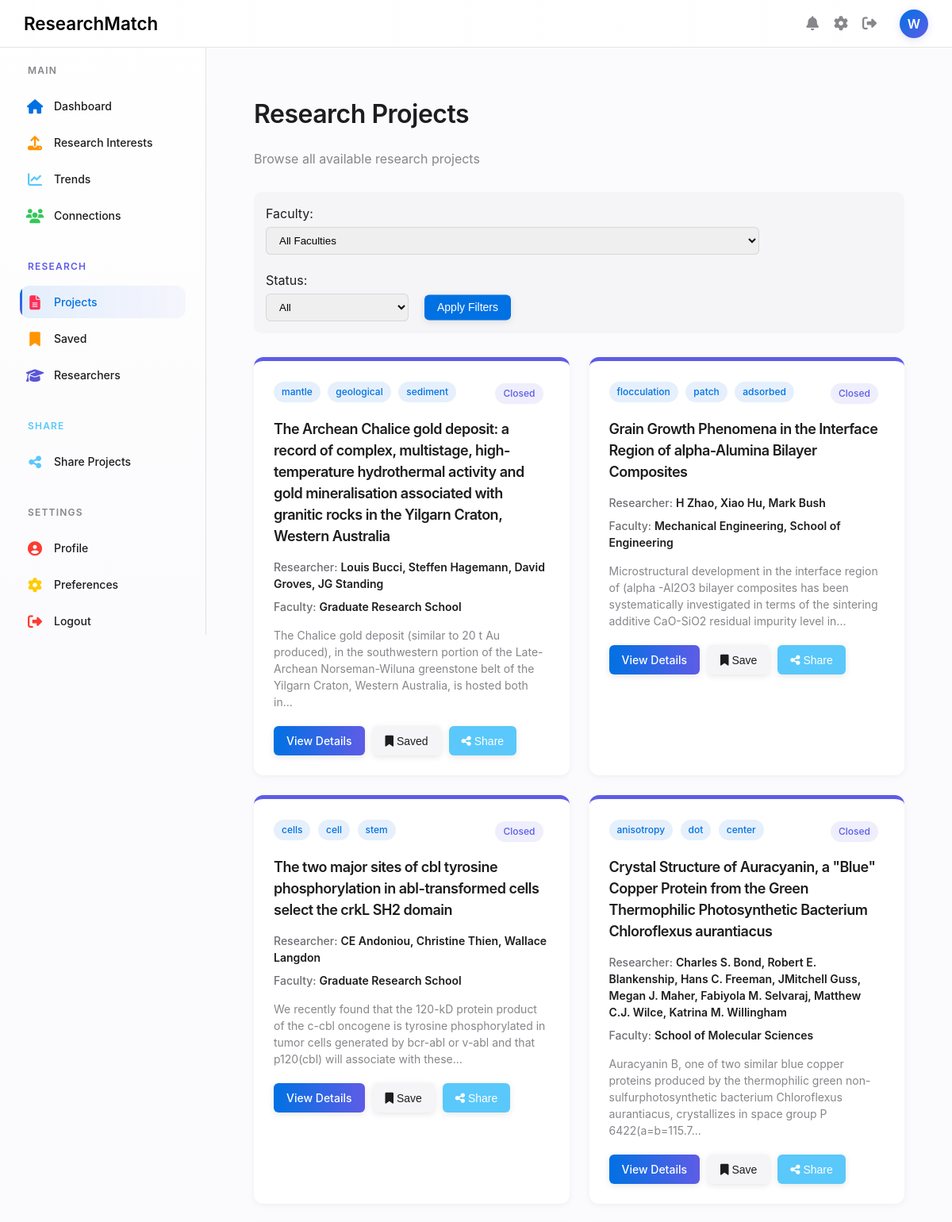
The page /projects (signed in, upper part) on the database its author committed.
### database/schema.py (models this page shows)
class Interest(db.Model):
    id = db.Column(db.Integer, primary_key=True)
    interest_name = db.Column(db.String(100), nullable=False)

class Project(db.Model):
    id = db.Column(db.Integer, primary_key=True)
    title = db.Column(db.String(100), nullable=False)
    link = db.Column(db.String(100), nullable=False)
    is_open = db.Column(db.Boolean, nullable=False)
    summary = db.Column(db.Text, nullable=False)
    close_date = db.Column(db.Date, nullable=True)
    research_areas = db.relationship('ResearchArea', secondary=project_research_area, backref='projects')
    interests = db.relationship('Interest', secondary=project_interest, backref='projects')
    researchers = db.relationship('Researcher', secondary=project_researcher, back_populates='researcher_projects')

class Researcher(db.Model):
    id = db.Column(db.Integer, primary_key=True)
    first_name = db.Column(db.String(100), nullable=False)
    last_name = db.Column(db.String(100), nullable=False)
    email = db.Column(db.String(100), nullable=True)
    researcher_projects = db.relationship('Project', secondary=project_researcher, back_populates='researchers')

class ResearchArea(db.Model):
    __tablename__ = "research_area"
    id = db.Column(db.Integer, primary_key=True)
    area = db.Column(db.String(100), nullable=False)

### app.py (the view)
@app.route('/projects')
@token_required
def projects():
    user = db.session.query(User).filter_by(id=session['user_id']).first()
    page = request.args.get('page', 1, type=int)
    faculty = request.args.get('faculty', '')
    status = request.args.get('status', '')
    per_page = 12  # Number of projects per page
    query = Project.query
    if faculty:
        query = query.join(Project.research_areas).filter(ResearchArea.area.ilike(f'%{faculty}%'))
    if status == 'open':
        query = query.filter(Project.is_open == True)
    elif status == 'closed':
        query = query.filter(Project.is_open == False)
    pagination = query.paginate(page=page, per_page=per_page, error_out=False)
    projects = pagination.items
    saved_user_projects = user.saved_projects if user.saved_projects else []
    research_areas = ResearchArea.query.all()
    return render_template('projects.html',
                          username=session['username'],
                          projects=projects,
                          pagination=pagination,
                          research_areas=research_areas,
                          saved_user_projects=saved_user_projects,
                          faculty=faculty,
                          status=status,
                          is_authenticated_page=True,
                          user_name=session.get('username'))  # Add this for avatar

### app.py (called while the page is built)
def token_required(func):
    @wraps(func)
    def decorated(*args, **kwargs):
        token = request.cookies.get('jwt_token', None)
        if not token:
            return back_to_login()
        try:
            data = jwt.decode(token, current_app.config['SECRET_KEY'], algorithms=["HS256"])
            request.user = data  # optionally attach user info to request
        except jwt.ExpiredSignatureError:
            return back_to_login()
        except jwt.InvalidTokenError:
            return back_to_login()
        return func(*args, **kwargs)
    return decorated

### templates/projects.html (shortened to what this page needs)
{% extends 'base.html' %}
{% block content %}
<div class="content-container">
    <div class="page-header">
        <h1>Research Projects</h1>
        <p class="text-muted">Browse all available research projects</p>
    </div>
    <div class="filters-container">
        <div class="filter-group">
            <label for="filter-faculty">Faculty:</label>
            <select id="filter-faculty" class="form-control">
                <option value="">All Faculties</option>
            </select>
        </div>
        <div class="filter-group">
            <label for="filter-status">Status:</label>
            <select id="filter-status" class="form-control">
                <option value="">All</option>
            </select>
        </div>
        <button style="transform: translateY(45%);" id="apply-filters" class="btn">Apply Filters</button>
    </div>
    <div class="projects-container">
        {% for project in projects %}
        <div class="project-card {% if project.is_open %}open-project{% else %}closed-project{% endif %}"
             data-faculty="{% for area in project.research_areas %}{{ area.area|lower }}{% if not loop.last %} {% endif %}{% endfor %}">
            <div class="project-header">
                <div class="project-category">
                    {% for interest in project.interests %}
                    <span class="category-badge">{{ interest.interest_name }}</span>
                    {% endfor %}
                </div>
                <div class="project-status">
                    <span class="status-badge {% if project.is_open %}open{% else %}closed{% endif %}">
                        {{ 'Open' if project.is_open else 'Closed' }}
                    </span>
                </div>
            </div>
            <h3 class="project-title">{{ project.title }}</h3>
            <div class="project-meta">
                <div class="meta-item">
                    <span class="meta-label">Researcher:</span>
                    <span class="meta-value">
                        {% for researcher in project.researchers %}
                            {{ researcher.first_name }} {{ researcher.last_name }}{% if not loop.last %}, {% endif %}
                        {% endfor %}
                    </span>
                </div>
                <div class="meta-item">
                    <span class="meta-label">Faculty:</span>
                    <span class="meta-value">
                        {% for area in project.research_areas %}
                            {{ area.area }}{% if not loop.last %}, {% endif %}
                        {% endfor %}
                    </span>
                </div>
            </div>
            {% if project.summary %}
            <div class="project-summary">
                <p>{{ project.summary|truncate(200) }}</p>
            </div>
            {% endif %}
            <div class="project-actions">
                <a href="{{ project.link }}" target="_blank" class="btn primary">View Details</a>
                <button class="btn secondary save-project" data-project-id="{{ project.id }}">
                    <i class="fas fa-bookmark"></i> {{ 'Saved' if project in saved_user_projects else 'Save' }}
                </button>
                <button class="btn tertiary share-project" data-project-id="{{ project.id }}" data-project-title="{{ project.title }}">
                    <i class="fas fa-share-alt"></i> Share
                </button>
            </div>
        </div>
        {% else %}
        <div class="no-data-message">
            <p>No projects found. Please check back later.</p>
        </div>
        {% endfor %}
    </div>
</div>
{% endblock %}

### static/css/style.css (style rules this page uses)
:root { --primary-color: #0071E3; --primary-dark: #005BBB; --primary-light: #E1F0FF; --accent-purple: #5E5CE6; --accent-pink: #FF2D55; --accent-orange: #FF9500; --accent-teal: #5AC8FA; --accent-green: #34C759; --accent-red: #FF3B30; --accent-yellow: #FFCC00; --accent-indigo: #5856D6; --text-primary: #1D1D1F; --text-secondary: #86868B; --text-tertiary: #6E6E73; --border-light: rgba(0, 0, 0, 0.1); --background-light: #FBFBFD; --background-medium: #F5F5F7; --card-background: #FFFFFF; --shadow-sm: 0 2px 8px rgba(0, 0, 0, 0.05); --shadow-md: 0 5px 20px rgba(0, 0, 0, 0.08); --shadow-lg: 0 10px 30px rgba(0, 0, 0, 0.1); --transition: all 0.25s ease; --radius-sm: 8px; --radius-md: 12px; --radius-lg: 20px; --header-height: 60px; --sidebar-width: 260px; --sidebar-collapsed-width: 80px; }
body { margin: 0; font-family: -apple-system, BlinkMacSystemFont, "Segoe UI", Roboto, Helvetica, Arial, sans-serif; background-color: var(--background-light); color: var(--text-primary); line-height: 1.5; min-height: 100vh; display: flex; flex-direction: column; scroll-behavior: smooth; }
a { text-decoration: none; color: inherit; }
button { cursor: pointer; }
* { margin: 0; padding: 0; box-sizing: border-box; }
h1, h2, h3 { font-weight: 600; letter-spacing: -0.5px; margin-bottom: 20px; color: var(--text-primary); }
.btn { border-radius: 24px; font-weight: 600; padding: 10px 24px; background-color: #0071e3; color: white; border: none; transition: background-color 0.3s ease, transform 0.2s ease; cursor: pointer; box-shadow: 0 2px 8px rgba(0, 0, 0, 0.1); margin-bottom: 0; }
a, .btn, .card, .input, .nav-link { transition: all 0.3s ease; }
.meta-label { color: var(--text-tertiary); font-weight: 500; }
.meta-value { color: var(--text-primary); font-weight: 600; }
.project-status { font-size: 12px; padding: 3px 8px; border-radius: 10px; }

### templates/projects.html (style rules this page uses)
.content-container { max-width: 1200px; margin: 0 auto; padding: 20px; }
.page-header { margin-bottom: 30px; }
.text-muted { color: var(--text-secondary); }
.filters-container { display: flex; gap: 20px; margin-bottom: 30px; padding: 15px; background-color: var(--background-medium); border-radius: 10px; align-items: center; flex-wrap: wrap; }
.filter-group { display: flex; flex-direction: column; gap: 5px; }
.form-control { padding: 8px 12px; border-radius: 6px; border: 1px solid var(--border-light); min-width: 180px; }
.projects-container { display: grid; grid-template-columns: repeat(auto-fill, minmax(350px, 1fr)); gap: 25px; }
.project-card { background-color: white; border-radius: 12px; padding: 25px; box-shadow: var(--shadow-sm); transition: var(--transition); border-top: 5px solid; }
.closed-project { border-color: var(--accent-purple); }
.project-header { display: flex; justify-content: space-between; margin-bottom: 15px; }
.category-badge { display: inline-block; padding: 4px 10px; border-radius: 15px; font-size: 12px; font-weight: 500; background-color: rgba(0, 113, 227, 0.1); color: var(--primary-color); margin-right: 5px; }
.status-badge { display: inline-block; padding: 4px 10px; border-radius: 15px; font-size: 12px; font-weight: 500; }
.status-badge.closed { background-color: rgba(94, 92, 230, 0.1); color: var(--accent-purple); }
.project-title { font-size: 18px; margin-bottom: 15px; }
.project-meta { display: grid; grid-template-columns: 1fr; gap: 8px; margin-bottom: 15px; }
.meta-item { font-size: 14px; }
.meta-label { font-weight: 500; color: var(--text-tertiary); }
.meta-value { color: var(--text-primary); }
.project-summary { margin-bottom: 20px; font-size: 14px; color: var(--text-secondary); }
.project-actions { display: flex; gap: 10px; }
.btn { padding: 8px 16px; border-radius: 6px; font-size: 14px; font-weight: 500; cursor: pointer; transition: var(--transition); border: none; }
.btn.primary { background: linear-gradient(90deg, var(--primary-color), var(--accent-purple)); color: white; }
.btn.secondary { background-color: var(--background-medium); color: var(--text-primary); }
.btn.tertiary { background-color: var(--accent-teal); color: white; }

### rows shown on the page
Project: is_open "Closed", title "The Archean Chalice gold deposit: a record of complex, multistage, high-temperature hydrothermal activity and gold mineralisation associated with granitic rocks in the Yilgarn Craton, Western Australia", summary "The Chalice gold deposit (similar to 20 t Au produced), in the southwestern portion of the Late-Archean Norseman-Wiluna greenstone belt of the Yilgarn Craton, Western Australia, is hosted both in...", value "Saved"
Interest: interest_name "mantle"
Interest: interest_name "geological"
Interest: interest_name "sediment"
Researcher: first_name "Louis", last_name "Bucci"
Researcher: first_name "Steffen", last_name "Hagemann"
Researcher: first_name "David", last_name "Groves"
Researcher: first_name "JG", last_name "Standing"
ResearchArea: area "Graduate Research School"
Project: is_open "Closed", title "Grain Growth Phenomena in the Interface Region of alpha-Alumina Bilayer Composites", summary "Microstructural development in the interface region of (alpha -Al2O3 bilayer composites has been systematically investigated in terms of the sintering additive CaO-SiO2 residual impurity level in...", value "Save"
Interest: interest_name "flocculation"
Interest: interest_name "patch"
Interest: interest_name "adsorbed"
Researcher: first_name "H", last_name "Zhao"
Researcher: first_name "Xiao", last_name "Hu"
Researcher: first_name "Mark", last_name "Bush"
ResearchArea: area "Mechanical Engineering"
ResearchArea: area "School of Engineering"
Project: is_open "Closed", title "The two major sites of cbl tyrosine phosphorylation in abl-transformed cells select the crkL SH2 domain", summary "We recently found that the 120-kD protein product of the c-cbl oncogene is tyrosine phosphorylated in tumor cells generated by bcr-abl or v-abl and that p120(cbl) will associate with these...", value "Save"
Interest: interest_name "cells"
Interest: interest_name "cell"
Interest: interest_name "stem"
Researcher: first_name "CE", last_name "Andoniou"
Researcher: first_name "Christine", last_name "Thien"
Researcher: first_name "Wallace", last_name "Langdon"
Project: is_open "Closed", title "Crystal Structure of Auracyanin, a \"Blue\" Copper Protein from the Green Thermophilic Photosynthetic Bacterium Chloroflexus aurantiacus", summary "Auracyanin B, one of two similar blue copper proteins produced by the thermophilic green non-sulfurphotosynthetic bacterium Chloroflexus aurantiacus, crystallizes in space group P 6422(a=b=115.7...", value "Save"
Interest: interest_name "anisotropy"
Interest: interest_name "dot"
Interest: interest_name "center"
Researcher: first_name "Charles", last_name "S. Bond"
Researcher: first_name "Robert", last_name "E. Blankenship"
Researcher: first_name "Hans", last_name "C. Freeman"
Researcher: first_name "JMitchell", last_name "Guss"
Researcher: first_name "Megan", last_name "J. Maher"
Researcher: first_name "Fabiyola", last_name "M. Selvaraj"
Researcher: first_name "Matthew", last_name "C.J. Wilce"
Researcher: first_name "Katrina", last_name "M. Willingham"
ResearchArea: area "School of Molecular Sciences"

### other values the page prints
{{ user_name[0].upper() if user_name else 'U' }} "W"
